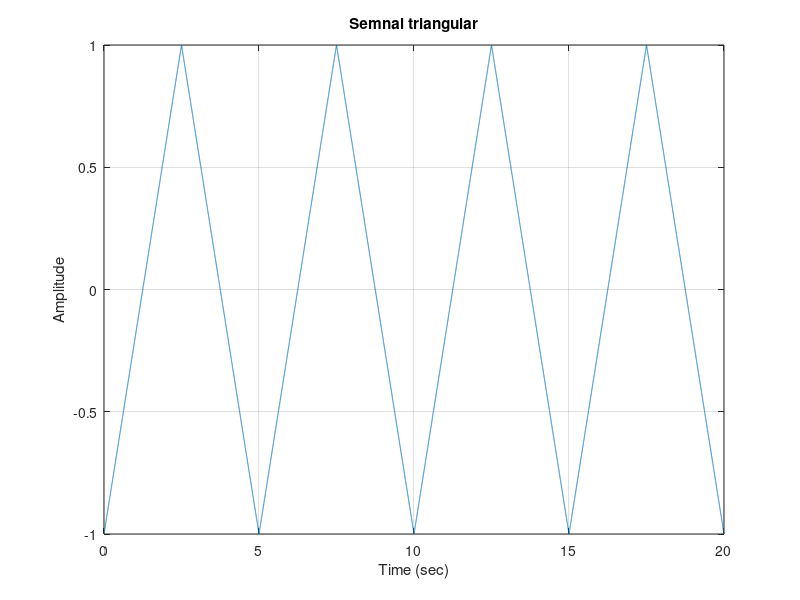

The MATLAB script that drew this image:
function tema_punct2()

fs = 2000;
t = 0:1/fs:20;
x2 = sawtooth(0.4*pi*t, 0.5);
plot(t,x2);
grid

xlabel('Time (sec)')
ylabel('Amplitude')
title('Semnal triangular')

end